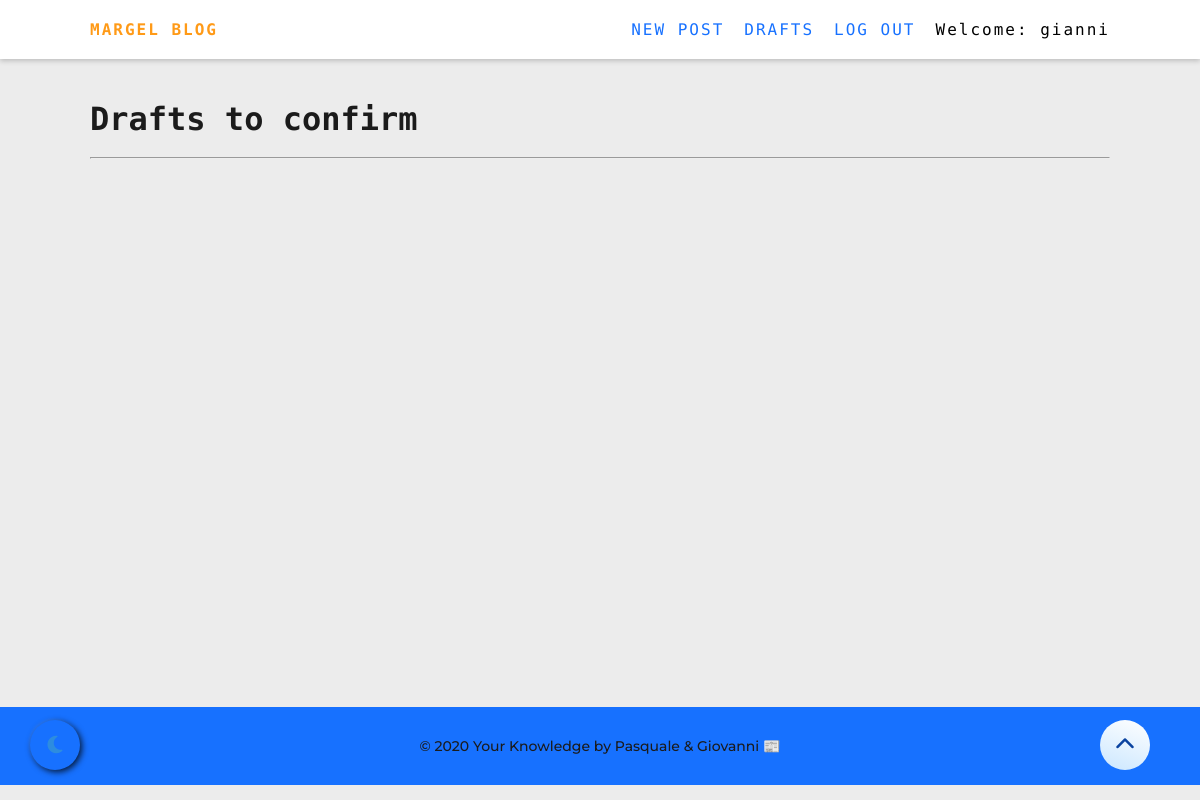
/blog/drafts/ (signed in), run on an earlier commit of the app's database.
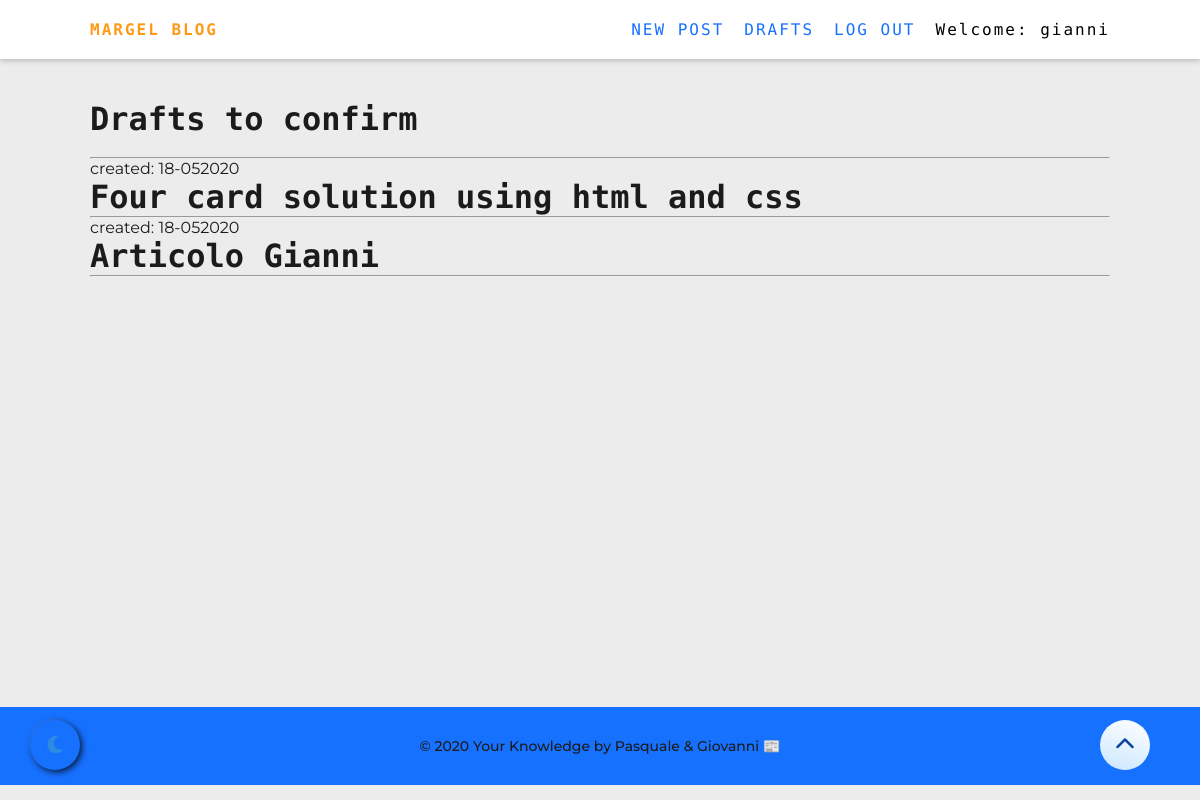
And on a later commit of the database.
### blog_app/models.py (models this page shows, shortened)
class Article(models.Model):
    author = models.ForeignKey('auth.user', on_delete=models.CASCADE)
    title = models.CharField(max_length=100)
    content = models.TextField()
    image = models.ImageField(upload_to='article_pics', blank=True)
    pub_date = models.DateTimeField('date published', blank=True, null=True)
    create_date = models.DateTimeField(default=timezone.now)
    category = models.ForeignKey(Category, on_delete=models.CASCADE, blank=True)
    tag = models.ManyToManyField(Tag)
    pin = models.BooleanField(default=False)

### blog_app/views.py (the view)
# urls.py: path('drafts/', views.DraftListView.as_view(), name='article_draft_list'),
class DraftListView(LoginRequiredMixin, ListView):
    login_url = '/login/'
    redirect_field_name = 'blog_app/article_drafts_list.html'
    model = Article
    template_name = 'blog_app/article_drafts_list.html'
    def get_queryset(self):
        return Article.objects.filter(pub_date__isnull=True).order_by('create_date')

### templates/blog_app/article_drafts_list.html
{% extends 'blog_app/base.html' %}
{% block main_content %}
<h1>Drafts to confirm</h1>
<br/><hr>
{% for article in article_list %}
<div class="post">
    <p class="date">created: {{ article.create_date|date:'d-mY'}}</p>
    <h1><a href="{% url 'blog_app:article_detail' pk=article.pk %}">{{article.title}}</a></h1>
</div>
<hr>
{% endfor %}
{% endblock %}

What changed in the data, as far as the page shows it:
added Article: create_date "18-052020", title "Four card solution using html and css"
added Article: create_date "18-052020", title "Articolo Gianni"
